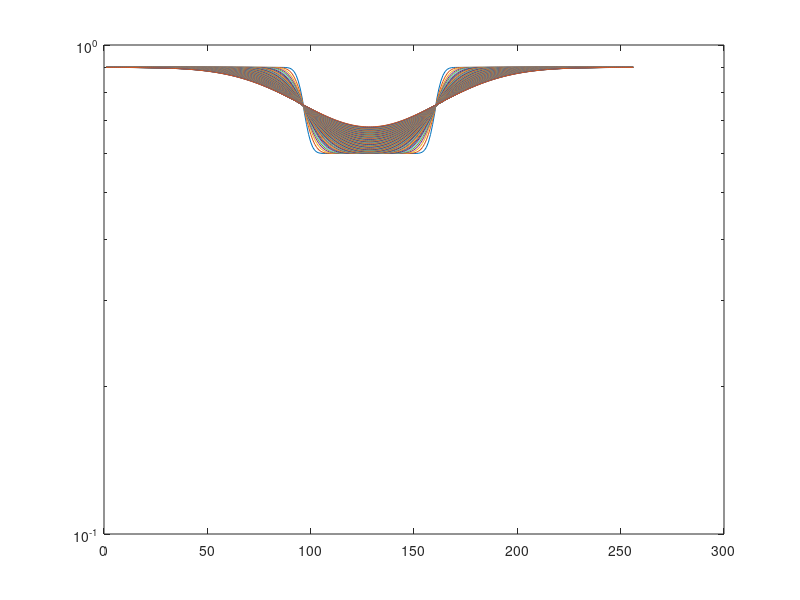

Recreate this plot in MATLAB.
%% Initialization.
clear
clc
close all hidden

%% Measurement parameters.
delta_t = 0.25; % s
number_of_post_bleach_images = 100%200;
number_of_pixels = 256;
number_of_pad_pixels = 128;
r_bleach_region = 32; % pixels

intensity_inside_bleach_region = 0.6;
intensity_outside_bleach_region = 0.9;

%% Particle parameters.
D = 700; % pixels^2 / s
k_on = 0.2; % 1/s
k_off = 3.0; % 1/s

p_free = k_off / ( k_on + k_off );
p_bound = k_on / ( k_on + k_off );

%% Generate post bleach image data for pure diffusion.

% Initial condition. Create a high resolution initial condition which is 
% then downsampled to avoid too sharp edges.


X = 1:(number_of_pixels + 2 * number_of_pad_pixels);
X = X - 0.5;
xc = number_of_pad_pixels + number_of_pixels / 2;

U0 = zeros(size(X));
U0( (X - xc).^2 <= ( r_bleach_region)^2 ) = intensity_inside_bleach_region;
U0( (X - xc).^2 > ( r_bleach_region)^2 ) = intensity_outside_bleach_region;

% sigma = 7.5;
% U0 = intensity_outside_bleach_region - (intensity_outside_bleach_region - intensity_inside_bleach_region) * exp( -(X - xc).^2 / (2*sigma^2));

% Distribute bound and free according to their marginal distribution,
% defined by p_free and p_bound.
B0 = p_bound * U0;
U0 = p_free * U0;

% figure, plot(X, U0+B0)
% return

% clear X


%% FFT of initial conditions.

F_U0 = fftshift(fft(U0));
F_B0 = fftshift(fft(B0));

%% FFT space time evolution of PDE system.

F_image_data_post_bleach_u = zeros(number_of_pixels + 2 * number_of_pad_pixels, number_of_post_bleach_images);
F_image_data_post_bleach_b = zeros(number_of_pixels + 2 * number_of_pad_pixels, number_of_post_bleach_images);
image_data_post_bleach_u = zeros(number_of_pixels + 2 * number_of_pad_pixels, number_of_post_bleach_images);
image_data_post_bleach_b = zeros(number_of_pixels + 2 * number_of_pad_pixels, number_of_post_bleach_images);

XSI = -(number_of_pixels + 2 * number_of_pad_pixels)/2:(number_of_pixels + 2 * number_of_pad_pixels)/2-1;
XSI = XSI / (number_of_pixels + 2 * number_of_pad_pixels);
XSISQ = XSI.^2;

T = delta_t * (1:number_of_post_bleach_images);

for t = 1:number_of_post_bleach_images
    for i = 1:(number_of_pixels + 2 * number_of_pad_pixels)
        disp([t, i])
        A = [- D * XSISQ(i) - k_on, k_off ; k_on, - k_off];
        c_vector_hat = expm( A * T(t) ) * [F_U0(i) ; F_B0(i)];
        
        F_image_data_post_bleach_u(i, t) = c_vector_hat(1);
        F_image_data_post_bleach_b(i, t) = c_vector_hat(2);
    end
end

for i = 1:number_of_post_bleach_images
    image_data_post_bleach_u(:, i) = abs(ifft(ifftshift(F_image_data_post_bleach_u(:, i))));
    image_data_post_bleach_b(:, i) = abs(ifft(ifftshift(F_image_data_post_bleach_b(:, i))));
end

image_data_post_bleach_u = image_data_post_bleach_u(number_of_pad_pixels+1:end-number_of_pad_pixels, :);
image_data_post_bleach_b = image_data_post_bleach_b(number_of_pad_pixels+1:end-number_of_pad_pixels, :);

FRAP = image_data_post_bleach_u + image_data_post_bleach_b;
semilogy(FRAP)

% figure, imagesc(abs(image_data_post_bleach_u(:,:,i))+abs(image_data_post_bleach_b(:,:,i)))

% imagesc(reshape(FRAP, [number_of_pixels, number_of_pixels*number_of_post_bleach_images]))
% axis 'equal'



% 
